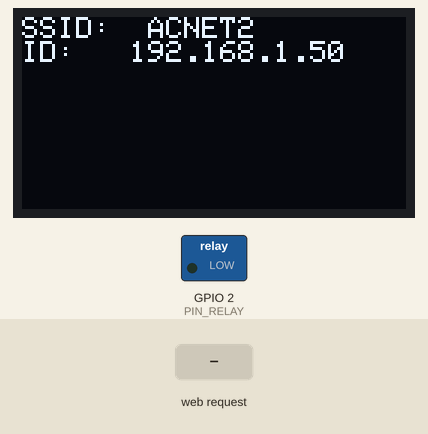
Recording of a sketch running on a simulated ESP32. Shown: 128×64 one-colour display, switched loads named in the sketch (green lamp = pin HIGH). Inputs (shaded band) come from the test bench. WiFi joins after 1.5 s; servers stay silent unless stated; what the sketch prints to the serial monitor is not drawn.

Above: at 2.7 s.
2.8 s: HTTP request GET /on received
At 3.8 s:
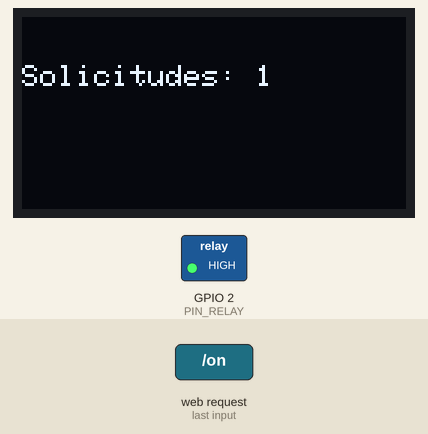
4.3 s: HTTP request GET /off received
At 4.9 s:
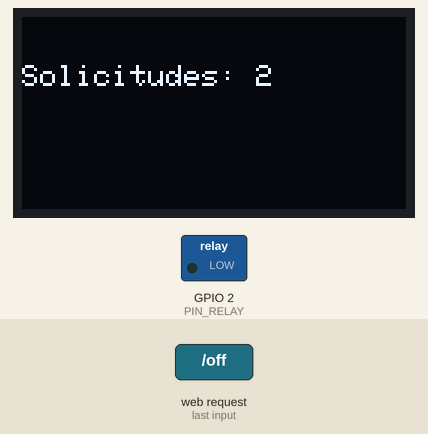
Timing chart, 0 to 7.3 s (numbered marks = the images above; inputs shaded):
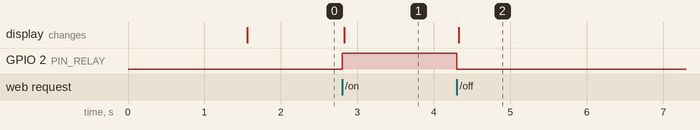

The sketch:

Servidor_Web_Display.ino
```cpp
#include <WiFi.h>
//#include <Adafruit_SSD1306.h>
#include <Adafruit_GFX.h>
#include <Adafruit_SH110X.h>
#include <splash.h>
#include "config.h"

//Adafruit_SSD1306 display = Adafruit_SSD1306(SCREEN_WIDTH,SCREEN_HEIGHT, &Wire);
Adafruit_SH1106G display = Adafruit_SH1106G(SCREEN_WIDTH, SCREEN_HEIGHT, &Wire);

WiFiServer server(80);

const char* ssid = "ACNET2";
const char* password = "";

String header;  // Variable para guardar el HTTP request
const int PIN_RELAY = 2 ;   //26;
int contador = 0;

//------------------------CODIGO HTML------------------------------
String pagina = "<!DOCTYPE html>"
                "<html>"
                "<head>"
                "<meta charset='utf-8' />"
                "<title>Servidor Web ESP32</title>"
                "</head>"
                "<body>"
                "<center>"
                "<h1>Servidor Web ESP32</h1>"
                "<p><a href='/on'><button style='height:50px;width:150px;color:green'>ON</button></a></p>"
                "<p><a href='/off'><button style='height:50px;width:150px;color:red'>OFF</button></a></p>"
                "</center>"
                "</body>"
                "</html>";

String paginaOn = "<!DOCTYPE html>"
                "<html>"
                "<head>"
                "<meta charset='utf-8' />"
                "<title>Servidor Web ESP32</title>"
                "</head>"
                "<body>"
                "<center>"
                "<h1>Servidor Web ESP32</h1>"
                "<p><a href='/on'><button style='height:50px;width:150px;color:green'>Activado</button></a></p>"
                "<p><a href='/off'><button style='height:50px;width:150px;color:red'>OFF</button></a></p>"
                "</center>"
                "</body>"
                "</html>";

String paginaOff = "<!DOCTYPE html>"
                "<html>"
                "<head>"
                "<meta charset='utf-8' />"
                "<title>Servidor Web ESP32</title>"
                "</head>"
                "<body>"
                "<center>"
                "<h1>Servidor Web ESP32</h1>"
                "<p><a href='/on'><button style='height:50px;width:150px;color:green'>ON</button></a></p>"
                "<p><a href='/off'><button style='height:50px;width:150px;color:red'>Desactivado</button></a></p>"
                "</center>"
                "</body>"
                "</html>";

void displayInit(){
//  display.begin(SSD1306_SWITCHCAPVCC, 0x3C);
  display.begin(0x3C, true); // Address 0x3C default
  display.clearDisplay();
  display.setTextSize(1);
//  display.setTextColor(SSD1306_WHITE);
  display.setTextColor(SH110X_WHITE);
  display.setCursor(0,0);

  display.print("SSID:  ");
  display.println(WiFi.SSID());
  display.print("ID:   ");
  display.println(WiFi.localIP());

  display.display();
}


void setup() {
  Serial.begin(115200);
  Serial.println("");

  pinMode(PIN_RELAY, OUTPUT);
  digitalWrite(PIN_RELAY, LOW);

  // Conexión WIFI
  WiFi.begin(ssid, password);
  //Cuenta hasta 500 milisegundos para preguntar nuevemante si se puede conectar
  while (WiFi.status() != WL_CONNECTED) {
    delay(500);
    Serial.print(".");
  }
  Serial.println("");
  Serial.println("WiFi conectado");
  Serial.print("SSID:  ");
  Serial.println(WiFi.SSID());
  Serial.print("ID:   ");
  Serial.println(WiFi.localIP());
  server.begin();  // iniciamos el servidor
  displayInit();
}

void loop() {
  WiFiClient client = server.available();  // Escucha a los clientes entrantes. Verifica si hay alguna solicitud de conexión pendiente

  if (client) {                     // Si se conecta un nuevo cliente

    //Serial.println("NUEVO CLIENTE conectado");

    String currentLine = "";        //
    while (client.connected()) {    // loop mientras el cliente está conectado
      if (client.available()) {     // si hay bytes para leer desde el cliente. Devuelve el número de bytes disponibles para lectura en el búfer de entrada del cliente
        char c = client.read();     // lee un byte
        header += c;
        if (c == '\n') {  // si el byte es un caracter de salto de linea
          if (currentLine.length() == 0) {
            client.println("HTTP/1.1 200 OK");        //la solicitud HTTP se ha procesado correctamente.
            client.println("Content-type:text/html"); //establece el tipo de contenido que se enviará al cliente en la respuesta. En este caso se trata de una página HTML.
            client.println("Connection: close");      //la conexión entre el servidor y el cliente se cerrará después de enviar la respuesta
            client.println();

            // enciende y apaga el GPIO
            if (header.indexOf("GET /on") >= 0) {   //busca la primera aparición de "GET /on" y devuelve la posición donde se encuentra. Si no se encuentra devuelve -1
              digitalWrite(PIN_RELAY, HIGH);
              client.println(paginaOn);
              contador++;

            } else if (header.indexOf("GET /off") >= 0) {
              digitalWrite(PIN_RELAY, LOW);
              client.println(paginaOff);
              contador++;
            } else {
               client.println(pagina);
            }

            // Muestra la página web
           // client.println(pagina);
           // la respuesta HTTP temina con una linea en blanco
            client.println();
            break;
          } else {  // si tenemos una nueva linea limpiamos currentLine
            currentLine = "";
          }
        } else if (c != '\r') {  // si C es distinto al caracter de retorno de carro
          currentLine += c;      // lo agrega al final de currentLine
        }
      }
    }
    display.clearDisplay();
    display.setCursor(0,16);
    display.printf("Solicitudes: %d\n", contador);
    display.display();

    // Limpiamos la variable header
    header = "";
    // Cerramos la conexión
    client.stop();
  }
}
```

config.h
```cpp
#include <Arduino.h>
#pragma once

// BAUDRATE
const long BAUDRATE = 115200;

// PARPADEO
const int BLINK_OK = 250;

// OLED
const int SCREEN_WIDTH = 128; // OLED display width, in pixels
const int SCREEN_HEIGHT = 64; // OLED display height, in pixels
#define LINEA_BLANCO  F("                    ")

// PINOUT
// PINOUT
const int DHT_PIN = GPIO_NUM_33;        // ADC1_5
const int PIN_ADC = GPIO_NUM_32;        // ADC1_4
const int PIN_ENC_A = GPIO_NUM_18;      //
const int PIN_ENC_B = GPIO_NUM_5;       //
const int PIN_ENC_PUSH = GPIO_NUM_19;   //
const int PIN_LED_R = GPIO_NUM_23;      //
const int PIN_LED_G = GPIO_NUM_1;       // TX0!
//const int PIN_SERVO_1 = GPIO_NUM_4;   // ADC2_0
//const int PIN_SERVO_2 = GPIO_NUM_15;  // ADC2_3
//const int PIN_SERVO_3 = GPIO_NUM_13;  // ADC2_4
//const int PIN_SERVO_4 = GPIO_NUM_12;  // ADC2_5
//const int PIN_SERVO_5 = GPIO_NUM_14;  // ADC2_6

/* NO ES POSIBLE USAR WIFI Y SERVOS AL MISMO TIEMPO*/
```

Measured:
- after the input at 2.8 s, GPIO 2 (PIN_RELAY): LOW → HIGH at once; the display: changes at once (image 1)
- after the input at 4.3 s, GPIO 2 (PIN_RELAY): HIGH → LOW at once; the display: changes at once (image 2)
